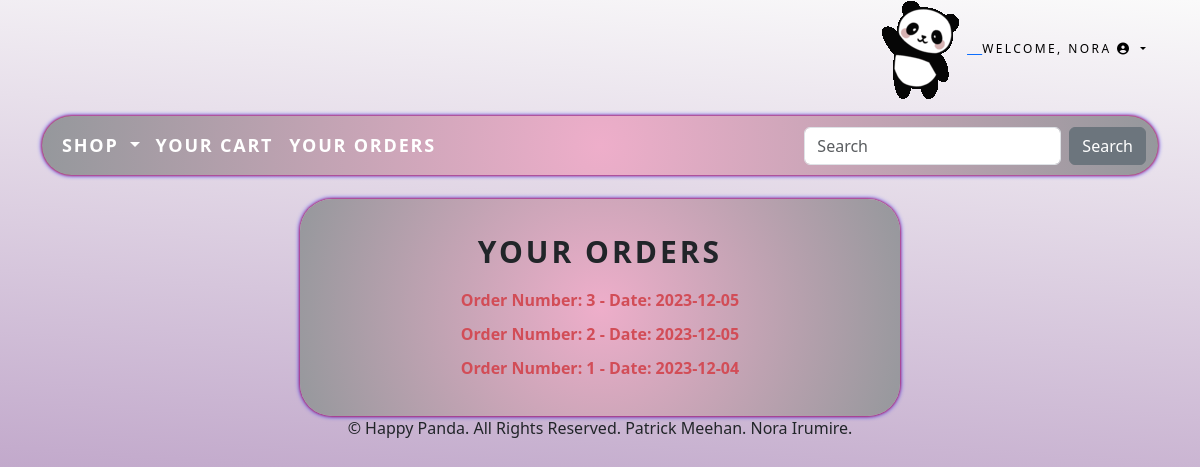
/cartapp/orders/ (signed in), run on the app's committed database.
### accounts/models.py (models this page shows)
class CustomUser(AbstractUser):
    age = models.PositiveIntegerField(null=True, blank=True)
    f_animal = models.CharField(max_length=250, blank=True)

### cartapp/models.py (models this page shows, shortened)
class Checkout(models.Model):
    user = models.ForeignKey(settings.AUTH_USER_MODEL, on_delete=models.CASCADE)
    shipping_address = models.TextField()
    payment_method = models.CharField(max_length=50)
    order_total = models.DecimalField(max_digits=10, decimal_places=2)
    created_at = models.DateTimeField(auto_now_add=True)

### cartapp/views.py (the view)
# urls.py: path('orders/', views.order_list, name='order_list'),
@login_required
def order_list(request):
    orders = Checkout.objects.filter(user=request.user).order_by('-created_at')
    return render(request, 'order_list.html', {'orders': orders})

### accounts/templatetags/auth_extras.py (called while the page is built)
@register.filter(name='has_group')
def has_group(user, group_name):
    group = Group.objects.get(name=group_name)
    return True if group in user.groups.all() else False

### shop/context_processors.py (called while the page is built)
def menu_links(request):
    links = Category.objects.all()
    return {'links':links}

### shop/models.py (called while the page is built)
    def get_absolute_url(self):
        return reverse('shop:products_by_category', args=[self.id])

### cartapp/templates/order_list.html
{% extends "base.html" %}
{% block content %}
<div style="max-width: 600px; margin: auto; border-radius: 2em; box-shadow: 0 0 3px #FF0000, 0 0 5px #0000FF; background: radial-gradient(circle, rgba(238, 174, 202, 1) 0%, rgba(149, 152, 156, 1) 100%); padding: 20px; text-align: center;">
    <h1 style="font-size: 30px; font-weight: bold; text-transform: uppercase; letter-spacing: .1em; padding-top: 15px; padding-bottom: 10px;">Your Orders</h1>
    <ul style="list-style: none; padding: 0;">
        {% for order in orders %}
        <li style="margin-bottom: 10px;">
            <a href="{% url 'cart:order_detail' order.id %}" style="color: #D24D57; font-weight: bold; text-decoration: none;">
                Order Number: {{ order.id }} - Date: {{ order.created_at|date:"Y-m-d" }}
            </a>
        </li>
        {% empty %}
        <li style="font-weight: bold;">No orders found.</li>
        {% endfor %}
    </ul>
</div>
{% endblock %}

### shop/templates/header.html (shortened to what this page needs)
{% load static %}
{% load bootstrap_icons %}
<header>
  <div style="text-align: center;">
    <a href="{% url 'shop:all_products' %}">
      <div class="container">
        <div class="my_custom_menu">
          <ul>
            <li>
              <img class="header_img" src="{% static 'images/panda_wave.gif' %}" alt="Happy Panda Pet Store">
            </li>
            {% if user.is_authenticated %}
            <li class="dropdown">
              <a href="#" class="welcome-menu dropdown-toggle" data-bs-toggle="dropdown" role="button" aria-haspopup="true"
                aria-expanded="false">
                Welcome, {{ user.username }} <i class="fas fa-user-circle"></i>
              </a>
            </li>
            {% endif %}
          </ul>
        </div>
      </div>
    </a>
  </div>
</header>

### static/css/custom.css (style rules this page uses)
#body-background { background-repeat: no-repeat; background: linear-gradient(184deg, rgb(250, 250, 250) 0%, rgb(160, 120, 175)100%); }
html { min-height: 100%; margin: 0; }
body { min-height: 100%; margin: 0; }
.my_custom_menu { text-align: right !important; }
.my_custom_menu ul li { list-style: none; color: #000; text-transform: uppercase; letter-spacing: 1em; font-size: 12px; display: inline; }
.my_custom_menu ul li a { text-decoration: none; color: #000; list-style: none; text-transform: uppercase; letter-spacing: .2em; font-size: 12px; }

### data on the page
CustomUser: username "NORA"
Checkout: id "3", created_at "2023-12-05"
Checkout: id "2", created_at "2023-12-05"
Checkout: id "1", created_at "2023-12-04"
